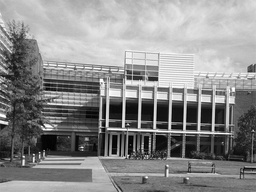
#> input picture ps4_python/input/transA.jpg, 256 x 192 px, shrunk from 640 x 480 before the run; the run also reads 1 picture not shown here
$ python ps4.py   (older library calls are emulated)
#> lines starting #> are read from the running program, lines starting #| are printed output that depends on the picture; after the words box and inside, x2 and y2 are one past the last pixel; in counts of white or black regions, pixels touching at a corner belong together
### ps4_python/harris.py
import numpy as np
import cv2


def harris_values(img, alpha=0.05, w_size=5, norm=True):
    Ix = cv2.Sobel(img, cv2.CV_64F, 1, 0, ksize=5)
    Iy = cv2.Sobel(img, cv2.CV_64F, 0, 1, ksize=5)

    Ixx = cv2.multiply(Ix, Ix)
    Iyy = cv2.multiply(Iy, Iy)
    Ixy = cv2.multiply(Ix, Iy)
    Iyx = cv2.multiply(Iy, Ix)

    Hres = np.zeros(img.shape, dtype=np.float64)
    h, w = img.shape
    st = w_size // 2
    for r in range(st, h - st):
        minr = r - st
        maxr = minr + st
        for c in range(st, w - st):
            minc = c - st
            maxc = minc + st
            wIxx = Ixx[minr:maxr, minc:maxc]
            wIxy = Ixy[minr:maxr, minc:maxc]
            wIyx = Iyx[minr:maxr, minc:maxc]
            wIyy = Iyy[minr:maxr, minc:maxc]

            MIxx = cv2.GaussianBlur(wIxx, (w_size, w_size), 0).sum()
            MIxy = cv2.GaussianBlur(wIxy, (w_size, w_size), 0).sum()
            MIyy = cv2.GaussianBlur(wIyy, (w_size, w_size), 0).sum()
            MIyx = cv2.GaussianBlur(wIyx, (w_size, w_size), 0).sum()

            M = np.array([MIxx, MIxy, MIyx, MIyy]).reshape((2, 2))
            Hres[r, c] = np.linalg.det(M) - alpha * (M.trace() ** 2)

    if (norm == True):
        Hres = cv2.normalize(Hres, Hres, alpha=0, beta=255, norm_type=cv2.NORM_MINMAX, dtype=cv2.CV_8U)
    return Hres


def harris_corners(H1, threshold=None, hoodSize=None):
    H = H1.copy()
    if (hoodSize == None):
        hoodSize = np.array(H.shape) // 50 + 1  # 2%
    if (threshold == None):
        threshold = 0.5 * np.max(H)

    h, w = H.shape
    hoodY, hoodX = hoodSize
    corners = []

    while (True):
        max_val = np.max(H)
        if (max_val < threshold):
            break
        pos = np.unravel_index(H.argmax(), H.shape)
        x = pos[1]
        y = pos[0]
        corners.append([x, y])
        stx = max(0, x - hoodX // 2)
        endx = min(w, x + hoodX // 2)
        sty = max(0, y - hoodY // 2)
        endy = min(h, y + hoodY // 2)

        H[sty:endy, stx:endx] = 0

    return corners

### ps4_python/ps4.py
#!/usr/bin/env python3
# -*- coding: utf-8 -*-
"""
Created on Sat Apr 18 18:57:02 2020

@author: sanskar
"""

import numpy as np
import cv2

# User Modules
import harris
import sift
import ransac

transA = cv2.imread('input/transA.jpg', 0)
#> transA is the input picture: shape (192, 256); min 0, max 255, mean 139
transB = cv2.imread('input/transB.jpg', 0)
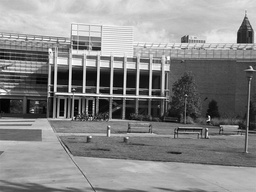
#> input picture ps4_python/input/transB.jpg, 256 x 192 px, shrunk from 640 x 480 before the run
#> transB is the input picture: shape (192, 256); min 0, max 255, mean 135.6
simA = cv2.imread('input/simA.jpg', 0)
simB = cv2.imread('input/simB.jpg', 0)
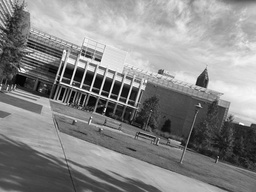
#> input picture ps4_python/input/simB.jpg, 256 x 192 px, shrunk from 640 x 480 before the run
#> simB is the input picture: shape (192, 256); min 0, max 255, mean 136


class LinePoints:
    def __init__(self, k1, k2, rw):
        self.x1 = int(k1.pt[0])
        self.x2 = int(k2.pt[0] + rw[1])
        self.y1 = int(k1.pt[1])
        self.y2 = int(k2.pt[1])


def generate_color_images():
    transAC = cv2.cvtColor(transA, cv2.COLOR_GRAY2RGB)
    transBC = cv2.cvtColor(transB, cv2.COLOR_GRAY2RGB)
    simAC = cv2.cvtColor(simA, cv2.COLOR_GRAY2RGB)
    simBC = cv2.cvtColor(simB, cv2.COLOR_GRAY2RGB)
    transCol = transAC.copy()
    transCol = np.append(transCol, transBC, axis=1)
    simCol = simAC.copy()
    simCol = np.append(simCol, simBC, axis=1)
    return transCol, simCol


def save_img(matches, name, img):
    for l in matches:
        cv2.drawMarker(img, (l.x1, l.y1), (255, 0, 0), cv2.MARKER_CROSS)
        cv2.drawMarker(img, (l.x2, l.y2), (255, 0, 0), cv2.MARKER_CROSS)
        cv2.line(img, (l.x1, l.y1), (l.x2, l.y2), color=(0, 255, 0), thickness=1)
    cv2.imwrite(name, img)


if __name__ == '__main__':
    # Problem 1
    transAX = cv2.Sobel(transA, cv2.CV_64F, 1, 0, ksize=5)
    transAY = cv2.Sobel(transA, cv2.CV_64F, 0, 1, ksize=5)
    transBX = cv2.Sobel(transB, cv2.CV_64F, 1, 0, ksize=5)
    transBY = cv2.Sobel(transB, cv2.CV_64F, 0, 1, ksize=5)
    simAX = cv2.Sobel(simA, cv2.CV_64F, 1, 0, ksize=5)
    simAY = cv2.Sobel(simA, cv2.CV_64F, 0, 1, ksize=5)
    simBX = cv2.Sobel(simB, cv2.CV_64F, 1, 0, ksize=5)
    simBY = cv2.Sobel(simB, cv2.CV_64F, 0, 1, ksize=5)

    transComb = transAX.copy()
    transComb = np.append(transComb, transAY, axis=1)
    simComb = simAX.copy()
    simComb = np.append(simComb, simAY, axis=1)

    transComb = cv2.normalize(transComb, transComb, alpha=0, beta=255, norm_type=cv2.NORM_MINMAX, dtype=cv2.CV_8U)
    simComb = cv2.normalize(simComb, simComb, alpha=0, beta=255, norm_type=cv2.NORM_MINMAX, dtype=cv2.CV_8U)

    cv2.imwrite('output/ps4-1-a-1.png', transComb)
    cv2.imwrite('output/ps4-1-a-2.png', simComb)

    transAH = harris.harris_values(transA)
    transBH = harris.harris_values(transB)
    simAH = harris.harris_values(simA)
    simBH = harris.harris_values(simB)

    cv2.imwrite('output/ps4-1-b-1.png', transAH)
    cv2.imwrite('output/ps4-1-b-2.png', transBH)
    cv2.imwrite('output/ps4-1-b-3.png', simAH)
    cv2.imwrite('output/ps4-1-b-4.png', simBH)

    ctA = harris.harris_corners(transAH, threshold=160)
#> the loop in harris_corners, `while (True):` made 6165 passes
#> (max_val, pos, x, y, stx, endx, sty, endy) on passes 1 to 3: (255, (118, 6), 6, 118, 3, 9, 116, 120), (247, (128, 122), 122, 128, 119, 125, 126, 130), (242, (129, 138), 138, 129, 135, 141, 127, 131)
    ctB = harris.harris_corners(transBH, threshold=159)
#> after the loop in harris_corners (call 2), `while (True):`: H: shape (192, 256); min 0, max 158, mean 140.5
    csA = harris.harris_corners(simAH, threshold=150)
#> after the loop in harris_corners (call 3), `while (True):`: H: shape (192, 256); min 0, max 149, mean 127
    csB = harris.harris_corners(simBH, threshold=137)
#> call 4 of harris_corners, with threshold = 137
#> after the loop in harris_corners (call 4), `while (True):`:
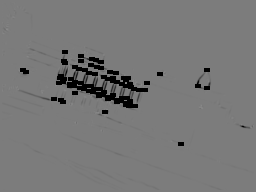
#> H: shape (192, 256); min 0, max 136, mean 119.1

    transAC = cv2.cvtColor(transA, cv2.COLOR_GRAY2RGB)
    transBC = cv2.cvtColor(transB, cv2.COLOR_GRAY2RGB)
    simAC = cv2.cvtColor(simA, cv2.COLOR_GRAY2RGB)
    simBC = cv2.cvtColor(simB, cv2.COLOR_GRAY2RGB)

    for x, y in ctA:
        cv2.drawMarker(transAC, (x, y), (255, 0, 0), cv2.MARKER_CROSS)
#> this loop made 6164 passes
#> (x, y) on passes 1 to 3: (6, 118), (122, 128), (138, 129)
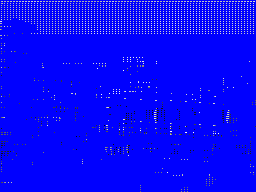
#> transAC: shape (192, 256, 3); mean B, G, R 251, 7.7, 7.7
    for x, y in ctB:
        cv2.drawMarker(transBC, (x, y), (255, 0, 0), cv2.MARKER_CROSS)
#> this loop made 114 passes
#> (x, y) on passes 1 to 12: (69, 93), (149, 96), (97, 94), (101, 51), (123, 95), (110, 95), (83, 93), (128, 95), (210, 117), (136, 95), (73, 93), (101, 94)
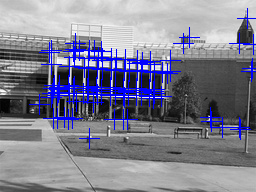
#> transBC: shape (192, 256, 3); 6.89% of pixels changed, all inside (x1, y1, x2, y2) = (29, 8, 256, 149)
    for x, y in csA:
        cv2.drawMarker(simAC, (x, y), (255, 0, 0), cv2.MARKER_CROSS)
#> this loop made 54 passes
#> (x, y) on passes 1 to 12: (104, 58), (114, 89), (110, 89), (80, 88), (129, 90), (138, 90), (76, 105), (120, 90), (104, 88), (142, 90), (124, 89), (133, 90)
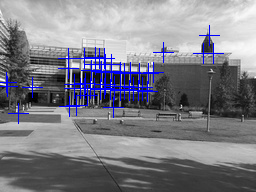
#> simAC: shape (192, 256, 3); mean B, G, R 135, 126.4, 126.4
    for x, y in csB:
        cv2.drawMarker(simBC, (x, y), (255, 0, 0), cv2.MARKER_CROSS)
#> this loop made 84 passes
#> (x, y) on passes 1 to 12: (101, 62), (99, 94), (103, 95), (112, 98), (117, 100), (108, 97), (70, 84), (80, 88), (126, 103), (93, 92), (84, 89), (61, 100)
#> simBC: shape (192, 256, 3); 5.27% of pixels changed, all inside (x1, y1, x2, y2) = (13, 42, 218, 155)

    cv2.imwrite('output/ps4-1-c-1.png', transAC)
    cv2.imwrite('output/ps4-1-c-2.png', transBC)
    cv2.imwrite('output/ps4-1-c-3.png', simAC)
    cv2.imwrite('output/ps4-1-c-4.png', simBC)

    # Problem 2
    transA_angle = np.arctan2(transAY, transAX)
    transB_angle = np.arctan2(transBY, transBX)
    simA_angle = np.arctan2(simAY, simAX)
    simB_angle = np.arctan2(simBY, simBX)
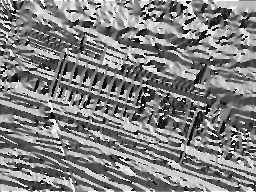
#> simB_angle: shape (192, 256) float64; min -3.14, max 3.14, mean 0.0606; drawn with min black and max white

    transAC = cv2.cvtColor(transA, cv2.COLOR_GRAY2RGB)
    transBC = cv2.cvtColor(transB, cv2.COLOR_GRAY2RGB)
    simAC = cv2.cvtColor(simA, cv2.COLOR_GRAY2RGB)
    simBC = cv2.cvtColor(simB, cv2.COLOR_GRAY2RGB)

    kp1 = []
    kp2 = []
    kp3 = []
    kp4 = []
    for x, y in ctA:
#> (the run stopped early here; a loop or call above may not have finished)
